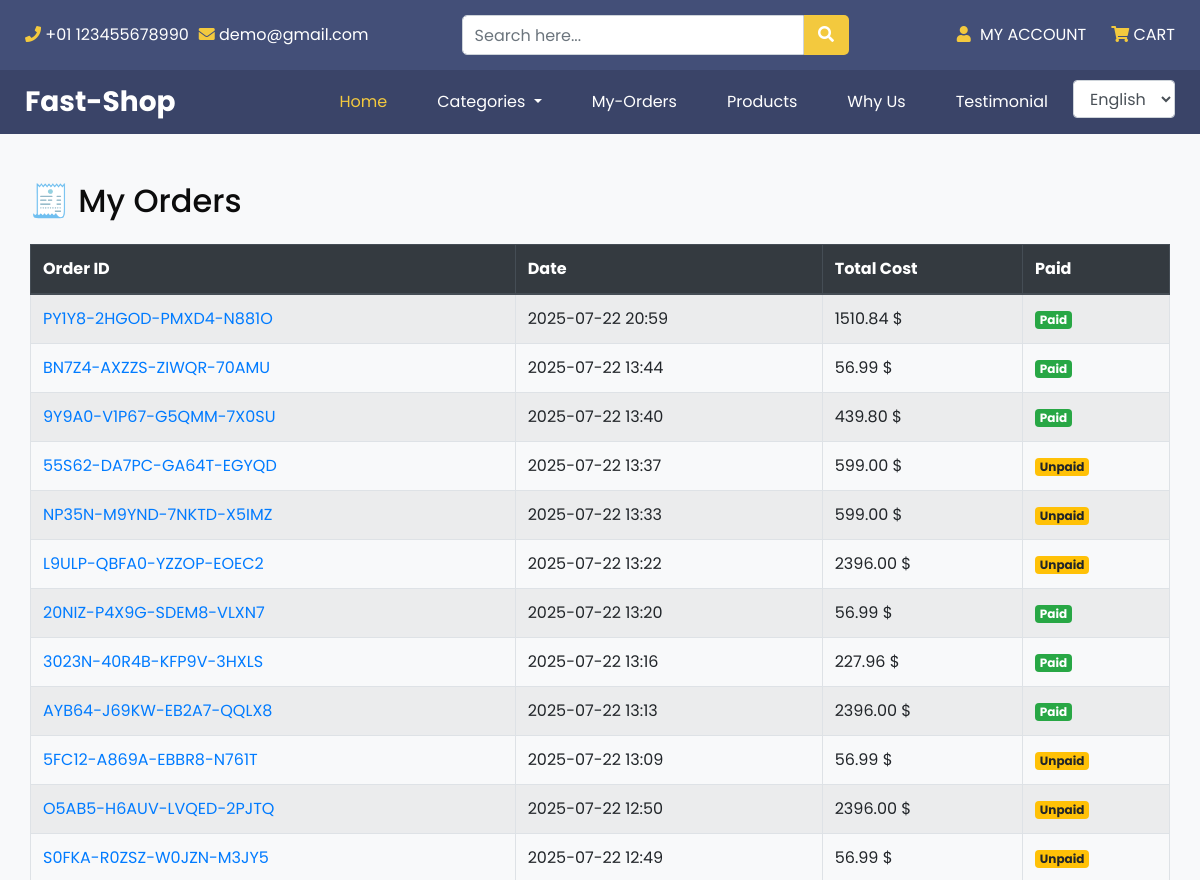
/en/orders/my-orders/ (signed in, upper part), run on an earlier commit of the app's database.
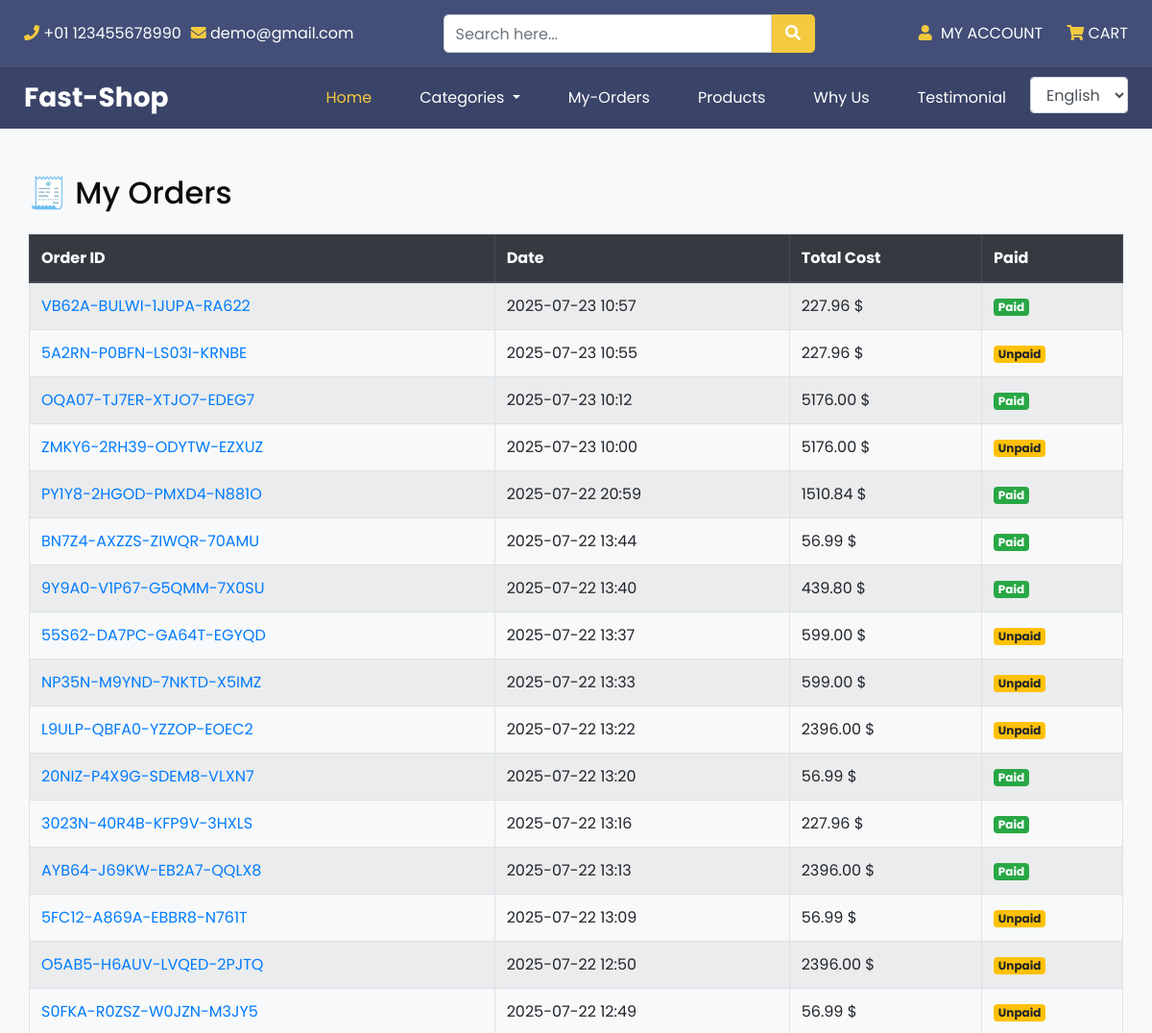
And on a later commit of the database.
### orders/models.py (models this page shows, shortened)
class Order(models.Model):
    user = models.ForeignKey(Account, on_delete=models.CASCADE, null=True, blank=True)
    order_id = models.CharField(max_length=10, unique=True)
    first_name = models.CharField(max_length=250, null=False, blank=False)
    last_name = models.CharField(max_length=250, null=False, blank=False)
    email = models.EmailField()
    address = models.CharField(max_length=500)
    city = models.CharField(max_length=100)
    postal_code = models.PositiveIntegerField()
    paid = models.BooleanField(default=False)   #type: ignore
    created_at = models.DateTimeField(auto_now_add=True)
    updated_at = models.DateTimeField(auto_now=True)
    class Meta:
        ordering = ['-created_at']
        indexes = [
            models.Index(fields=['-created_at'])
        ]
    def get_total_cost(self):
        return sum(item.get_cost() for item in self.items.all())  #type: ignore

class OrderItem(models.Model):
    order = models.ForeignKey(Order, on_delete=models.CASCADE, related_name='items')
    product = models.ForeignKey(Product, on_delete=models.CASCADE)
    price = models.DecimalField(max_digits=6, decimal_places=2)
    quantity = models.PositiveIntegerField(default=1)   #type: ignore
    def get_cost(self):
        return self.quantity * self.price   #type: ignore

### orders/views.py (the view)
# urls.py: path('my-orders/', views.my_orders, name='my_orders'),
@login_required
def my_orders(request):
    orders = models.Order.objects.filter(user=request.user).order_by('-created_at')
    return render(request, 'orders/my_orders.html', {'orders': orders})

### cart/context_processors.py (called while the page is built)
def cart_item_count(request):
    cart = request.session.get('cart', {})
    total_items = sum(item['quantity'] for item in cart.values())
    return {
        'cart_item_count': total_items
    }

def get_categories(request):
    categories = Category.objects.all() #type: ignore
    return {
        'categories' : categories,
    }

### store/models.py (called while the page is built)
    def get_category_url(self):
        return reverse('store:products_by_category', args=[self.slug])  #type: ignore

### templates/orders/my_orders.html (shortened to what this page needs)
{% extends "base.html" %}
{% load i18n %}
{% load static %}
{% block content %}
<div class="container mt-5">
    <h2 class="mb-4">🧾 My Orders</h2>
    {% if orders %}
        <div class="table-responsive">
            <table class="table table-bordered table-striped">
                <thead class="thead-dark">
                    <tr>
                        <th>Order ID</th>
                        <th>Date</th>
                        <th>Total Cost</th>
                        <th>Paid</th>
                    </tr>
                </thead>
                <tbody>
                    {% for order in orders %}
                    <tr>
                        <td>
                            <a href="{% url 'orders:order_detail' order.order_id %}">
                                {{ order.order_id }}
                            </a>
                        </td>
                        <td>{{ order.created_at|date:"Y-m-d H:i" }}</td>
                        <td>{{ order.get_total_cost }} $</td>
                        <td>
                            {% if order.paid %}
                                <span class="badge badge-success">Paid</span>
                            {% else %}
                                <span class="badge badge-warning">Unpaid</span>
                            {% endif %}
                        </td>
                    </tr>
                    {% endfor %}
                </tbody>
            </table>
        </div>
    {% else %}
        <p>No orders found.</p>
    {% endif %}
</div>
{% endblock content %}

What changed in the data, as far as the page shows it:
added Order: order_id "VB62A-BULWI-1JUPA-RA622", created_at "2025-07-23 10:57", get_total_cost "227.96", paid "Paid"
added Order: order_id "5A2RN-P0BFN-LS03I-KRNBE", created_at "2025-07-23 10:55", get_total_cost "227.96", paid "Unpaid"
added Order: order_id "OQA07-TJ7ER-XTJO7-EDEG7", created_at "2025-07-23 10:12", get_total_cost "5176.00", paid "Paid"
added Order: order_id "ZMKY6-2RH39-ODYTW-EZXUZ", created_at "2025-07-23 10:00", get_total_cost "5176.00", paid "Unpaid"
